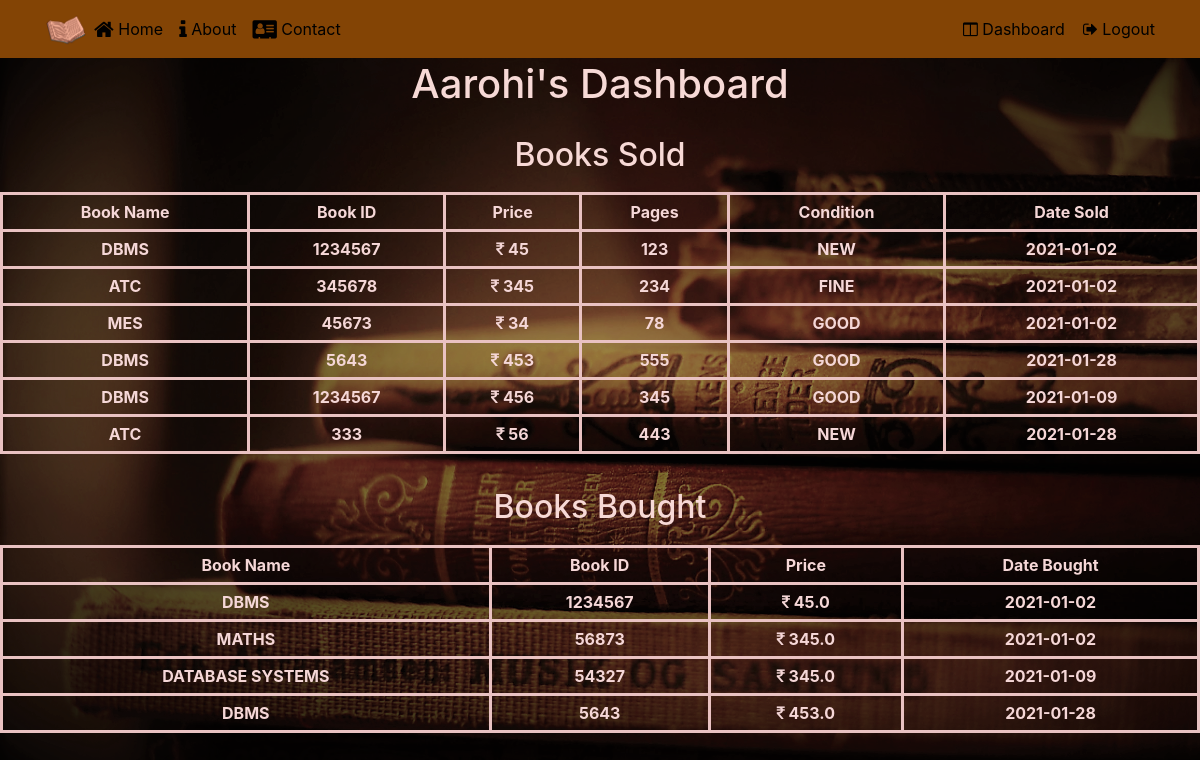
The page /dashboard (signed in) on the database its author committed.
### app.py (models this page shows)
class User(UserMixin, db.Model):
    __tablename__ = "user"
    id = db.Column(db.Integer, primary_key=True) # primary keys are required by SQLAlchemy
    email = db.Column(db.String(100), unique=True)
    password = db.Column(db.String(100))
    name = db.Column(db.String(1000))
    books = db.relationship('Book', backref='user') #one to many relationship with Book table
    transactions = db.relationship('Transaction', backref='user') #one to many relationship with Transaction table
    ratings = db.relationship('Rating', backref='user') #one to many relationship with Rating table
    book_complaints = db.relationship('Book_Complaints', backref='user') #one to many relationship with Rating table

class Transaction(UserMixin, db.Model):
    __tablename__ = "transaction"
    id = db.Column(db.Integer, primary_key=True)
    seller_id = db.Column(db.Integer, nullable=False)
    title = db.Column(db.String(1000))
    isbn = db.Column(db.String(1000))
    price = db.Column(db.Integer)
    pages = db.Column(db.Integer)
    condition = db.Column(db.String(1000))
    buyer_id = db.Column(db.Integer, db.ForeignKey('user.id'), nullable=False)
    book_id = db.Column(db.Integer, nullable=False)
    amt_sold_for = db.Column(db.Float, nullable=False)
    date_added = db.Column(db.DateTime, default=datetime.utcnow)
    order_date = db.Column(db.DateTime, nullable=False, default=datetime.utcnow)

class Book(UserMixin, db.Model):
    __tablename__ = "book"
    id = db.Column(db.Integer, primary_key=True)
    seller_id = db.Column(db.Integer, db.ForeignKey('user.id'), nullable=False)
    title = db.Column(db.String(1000))
    isbn = db.Column(db.String(1000))
    price = db.Column(db.Integer)
    pages = db.Column(db.Integer)
    condition = db.Column(db.String(1000))
    date_added = db.Column(db.DateTime, default=datetime.utcnow)
    book_transactions = db.relationship('User', backref='book')
    book_complaints = db.relationship('Book_Complaints', backref='book', cascade="all, delete-orphan")

### app.py (the view)
@app.route('/dashboard')
@login_required
def dashboard():
    books_sold = Transaction.query.filter_by(seller_id=current_user.id).all()
    book_new = Book.query.filter_by(seller_id=current_user.id).order_by(Book.date_added).all()
    if book_new:
        for book in book_new:
            books_sold.append(book)
    books_bought = Transaction.query.filter_by(buyer_id=current_user.id).all()
    return render_template('dashboard.html', name=current_user.name,  books=books_sold, transactions=books_bought)

### app.py (called while the page is built)
def login_required(f):
    @wraps(f)
    def wrap(*args, **kwargs):
        if 'logged_in' in session:
            return f(*args, **kwargs)
        else:
            flash('You need to login first.')
            return redirect(url_for('login'))
    return wrap

@login_manager.user_loader
def user_loader(user_id):
    return User.query.get(user_id)

### templates/dashboard.html (shortened to what this page needs)
{% extends 'base.html' %}
{% block home%}
<li class="nav-item" ><a class="nav-link" href="/user" style="color:#000000;"><span class="fa fa-home fa-lg" ></span> Home</a></li>
{% endblock %}
{% block head %}
<span class="navbar-text">
    <a id="loginModal" href = "/dashboard" style="color:#000000;">
    <span class="fa fa-columns"></span> Dashboard </a>
</span>
<span class="navbar-text">
    &nbsp;&nbsp;&nbsp;<a id="signOutButton" href = "/logout" style="color:#000000;">
    <span class="fa fa-sign-out"></span> Logout </a>
</span>
{% endblock %}
{% block body %}
        <div class="container">
            <div class="row row-header">
                <div class="col-12">
                    <h1 style = "text-transform:capitalize; text-align: center; padding: 10px;"> {{name}}'s Dashboard</h1>
                </div>
            </div>
        </div>
<h2>Books Sold</h2>
{% if books|length < 1 %}
    <h4 style="text-align: center; color:#f5d7d7; padding: 5px;">You haven't sold any books yet</h4>
{% else %}
    <table style="color:#f5d7d7; padding: 5px;">
        <tr>
            <th>Book Name</th>
            <th>Book ID</th>
            <th>Price</th>
            <th>Pages</th>
            <th>Condition</th>
            <th>Date Sold</th>
        </tr>
        {% for book in books %}
            <tr style="text-transform: uppercase;">
                <td>{{ book.title }}</td>
                <td>{{ book.isbn }}</td>
                <td><i class="fa fa-inr"></i>&nbsp;{{ book.price }}</td>
                <td>{{ book.pages }}</td>
                <td>{{ book.condition }}</td>
                <td>{{ book.date_added.date() }}</td>
            </tr>
        {% endfor %}
    </table>
{% endif %}
<br>
<h2>Books Bought</h2>
{% if transactions|length < 1 %}
    <h4 style="text-align: center; color:#f5d7d7; padding: 5px;">You haven't bought any books yet</h4>
{% else %}
<table style="color:#f5d7d7; padding: 5px;">
    <tr>
        <th>Book Name</th>
        <th>Book ID</th>
        <th>Price</th>
        <th>Date Bought</th>
    </tr>
    {% for book in transactions %}
        <tr style="text-transform: uppercase;">
            <td>{{ book.title }}</td>
            <td>{{ book.isbn }}</td>
            <td><i class="fa fa-inr"></i>&nbsp;{{ book.amt_sold_for }}</td>
            <td>{{ book.order_date.date() }}</td>
        </tr>
    {% endfor %}
</table>
{% endif %}
{% endblock %}

### static/css/main.css (style rules this page uses)
.row-header { margin: 0px auto; padding: 0px 0px; }
body { padding: 50px 0px 0px 0px; z-index: 0; background-image: url(../img/images/wall.jpg); overflow-x: hidden; }
body,html { overflow-x: hidden; }
.navbar-light .navbar-nav .nav-item { color: #FFFFFF; }
table, td, th { border: 3px solid #aaa; }
table { border-collapse: collapse; width: 100%; }
th { height: 30px; text-align: center; font-weight: bold; }
td { text-align: center; padding: 5px; font-weight: bold; }

### templates/dashboard.html (style rules this page uses)
h1 { padding: 10px; text-align: center; color: #f7d9d6; }
h2 { padding: 10px; text-align: center; color: #f7d9d6; }
table, td, th { border: 3px solid rgb(233, 194, 194); padding: 5px; }
body { background-image: url('/static/img/images/6.png'); }

### rows shown on the page
User: name "Aarohi"
Transaction: title "DBMS", isbn "1234567", price "45", pages "123", condition "NEW", date_added "2021-01-02", amt_sold_for "45.0", order_date "2021-01-02"
Transaction: title "ATC", isbn "345678", price "345", pages "234", condition "FINE", date_added "2021-01-02"
Transaction: title "MES", isbn "45673", price "34", pages "78", condition "GOOD", date_added "2021-01-02"
Transaction: title "DBMS", isbn "5643", price "453", pages "555", condition "GOOD", date_added "2021-01-28", amt_sold_for "453.0", order_date "2021-01-28"
Book: title "DBMS", isbn "1234567", price "456", pages "345", condition "GOOD", date_added "2021-01-09"
Book: title "ATC", isbn "333", price "56", pages "443", condition "NEW", date_added "2021-01-28"
Transaction: title "MATHS", isbn "56873", amt_sold_for "345.0", order_date "2021-01-02"
Transaction: title "DATABASE SYSTEMS", isbn "54327", amt_sold_for "345.0", order_date "2021-01-09"
